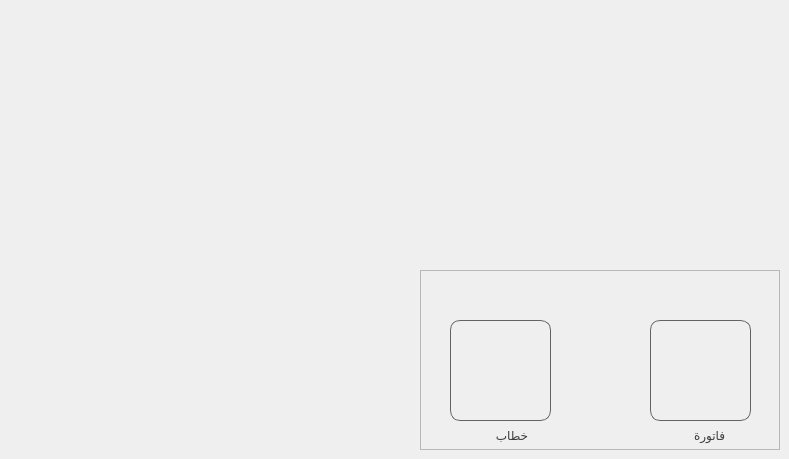
    <widget class="QWidget" name="page_5">
     <property name="styleSheet">
      <string notr="true"/>
     </property>
     <widget class="QFrame" name="frame_20">
      <property name="geometry">
       <rect>
        <x>420</x>
        <y>270</y>
        <width>360</width>
        <height>180</height>
       </rect>
      </property>
      <property name="styleSheet">
       <string notr="true">QLabel{
font: 57 14pt &quot;BoutrosMBCDinkum&quot;;
	color: rgb(61, 61, 61);


}
QPushButton{
background-color: rgb(255, 255, 255,0);
border-radius:10;
}
QPushButton:pressed  {
background-color: rgb(150,150,150,100);
}

</string>
      </property>
      <property name="frameShape">
       <enum>QFrame::StyledPanel</enum>
      </property>
      <property name="frameShadow">
       <enum>QFrame::Raised</enum>
      </property>
      <widget class="QPushButton" name="paper_b">
       <property name="geometry">
        <rect>
         <x>30</x>
         <y>50</y>
         <width>101</width>
         <height>101</height>
        </rect>
       </property>
       <property name="styleSheet">
        <string notr="true">border: 1px solid; 
border-color: rgb(99, 99, 99);</string>
       </property>
       <property name="text">
        <string/>
       </property>
      </widget>
      <widget class="QLabel" name="label_27">
       <property name="geometry">
        <rect>
         <x>254</x>
         <y>155</y>
         <width>51</width>
         <height>20</height>
        </rect>
       </property>
       <property name="text">
        <string>فاتورة</string>
       </property>
      </widget>
      <widget class="QLabel" name="label_28">
       <property name="geometry">
        <rect>
         <x>57</x>
         <y>155</y>
         <width>51</width>
         <height>20</height>
        </rect>
       </property>
       <property name="text">
        <string>خطاب</string>
       </property>
      </widget>
      <widget class="QLabel" name="RECIEPT">
       <property name="geometry">
        <rect>
         <x>230</x>
         <y>50</y>
         <width>101</width>
         <height>101</height>
        </rect>
       </property>
       <property name="styleSheet">
        <string notr="true"/>
       </property>
       <property name="text">
        <string/>
       </property>
       <property name="pixmap">
        <pixmap>icons/reciept.png</pixmap>
       </property>
       <property name="scaledContents">
        <bool>true</bool>
       </property>
      </widget>
      <widget class="QLabel" name="PAPER">
       <property name="geometry">
        <rect>
         <x>30</x>
         <y>50</y>
         <width>101</width>
         <height>101</height>
        </rect>
       </property>
       <property name="styleSheet">
        <string notr="true"/>
       </property>
       <property name="text">
        <string/>
       </property>
       <property name="pixmap">
        <pixmap>icons/paperi.png</pixmap>
       </property>
       <property name="scaledContents">
        <bool>true</bool>
       </property>
      </widget>
      <widget class="QPushButton" name="bill_b">
       <property name="geometry">
        <rect>
         <x>230</x>
         <y>50</y>
         <width>101</width>
         <height>101</height>
        </rect>
       </property>
       <property name="styleSheet">
        <string notr="true">border: 1px solid; 
border-color: rgb(99, 99, 99);</string>
       </property>
       <property name="text">
        <string/>
       </property>
      </widget>
      <zorder>label_27</zorder>
      <zorder>label_28</zorder>
      <zorder>RECIEPT</zorder>
      <zorder>PAPER</zorder>
      <zorder>paper_b</zorder>
      <zorder>bill_b</zorder>
     </widget>
    </widget>
